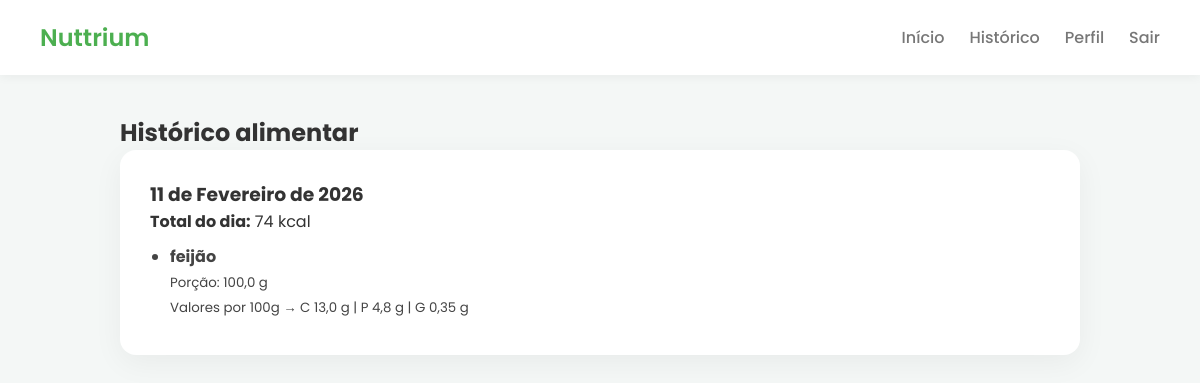
The app's page /historico/ (signed in), older data.
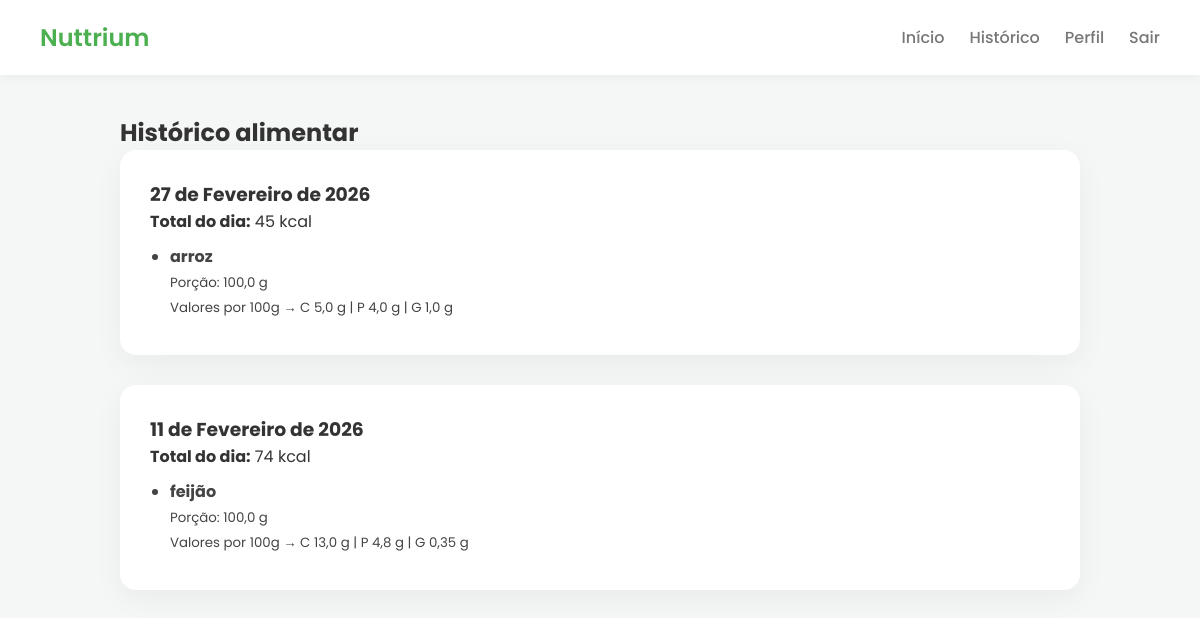
The same page, newer data.
### refeicoes/models.py (models this page shows)
class Refeicao(models.Model):
    user = models.ForeignKey(User, on_delete=models.CASCADE)
    nome = models.CharField(max_length=100)
    porcao = models.FloatField(help_text="Quantidade consumida em gramas")
    carboidratos = models.FloatField(help_text="Carboidratos por 100g")
    proteinas = models.FloatField(help_text="Proteínas por 100g")
    gorduras = models.FloatField(help_text="Gorduras por 100g")
    data = models.DateField(auto_now_add=True)
    def calorias(self):
        fator = self.porcao / 100
        return (
            (self.carboidratos * 4 +
             self.proteinas * 4 +
             self.gorduras * 9)
            * fator
        )

### alimentacao/views.py (the view)
# urls.py: path("historico/", views.historico, name="historico"),
@login_required
def historico(request):
    refeicoes = Refeicao.objects.filter(user=request.user).order_by("-data")
    dias = defaultdict(list)
    for r in refeicoes:
        dias[r.data].append(r)
    historico_formatado = []
    for data, itens in dias.items():
        total = sum(r.calorias() for r in itens)
        historico_formatado.append({
            "data": data,
            "total": total,
            "itens": itens
        })
    return render(request, "historico.html", {
        "dias": historico_formatado
    })

### alimentacao/templates/historico.html
{% extends 'base.html' %}
{% block content %}
<h2>Histórico alimentar</h2>
{% for dia in dias %}
  <div class="card">
    <h3>{{ dia.data }}</h3>
    <p><strong>Total do dia:</strong> {{ dia.total|floatformat:0 }} kcal</p>
    <ul class="lista-alimentos">
      {% for r in dia.itens %}
        <li>
          <strong>{{ r.nome }}</strong><br>
          <small>
            Porção: {{ r.porcao }} g<br>
            Valores por 100g →
            C {{ r.carboidratos }} g |
            P {{ r.proteinas }} g |
            G {{ r.gorduras }} g
          </small>
        </li>
      {% endfor %}
    </ul>
  </div>
{% empty %}
  <p>Nenhum registro ainda.</p>
{% endfor %}
{% endblock %}

Row changes from the older to the newer data that the page shows:
added Refeicao: data "27 de Fevereiro de 2026", nome "arroz", porcao "100,0", carboidratos "5,0", proteinas "4,0", gorduras "1,0"
Text that changed along with them:
new list line: "Total do dia: 45 kcal"
